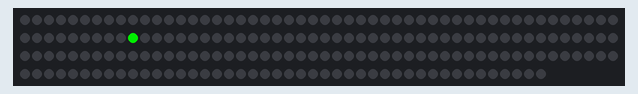
A sketch run on a simulated Arduino Uno, built with avr-gcc and run on an emulated ATmega328P. Parts: 194 RGB LEDs in strip order, left to right, continuing on the next row. Dim RGB values are drawn brighter than linear; colours are those a GRB WS2812 strip shows for the declared byte order; random numbers use the default seed unless the sketch sets one.

Above: at 0.17 s.
At 5.51 s:
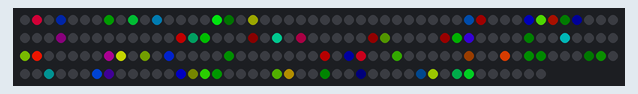
At 9.9 s:
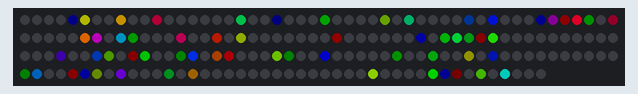
At 19.96 s:
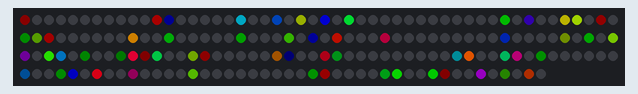
At 29.7 s:
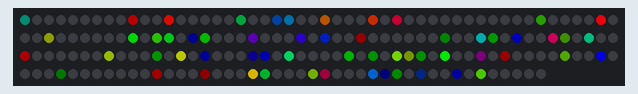
At 39.76 s:
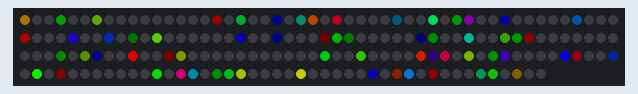

The sketch:

confetti.ino
```cpp
#include "FastLED.h"

#define NUM_LEDS 194
#define DATA_PIN 5

CRGB leds[NUM_LEDS];

static uint8_t huea = 0;
//CRGB rgb;
//#define NUM_COLORS 5

//CRGB colors[NUM_COLORS] = {(115,174,211), (62,71,91), (116,217,166), (245,145,97), (217,116,167)};

void setup() {
  // put your setup code here, to run once:
   // put your setup code here, to run once:
    LEDS.addLeds<WS2812,DATA_PIN,RGB>(leds,NUM_LEDS);
    LEDS.setBrightness(200);
    for(int i = 0; i < NUM_LEDS; i+=7) {
      leds[i] = CRGB::Black;
    }
    FastLED.show();
}

void loop() {
  // put your main code here, to run repeatedly:
//
//  leds[random8(NUM_LEDS)] = CRGB::Red;
//  fadeall();
//  FastLED.show();
//  delay(50);
  fadeall();
  leds[random8(NUM_LEDS)] = CHSV(huea,255,255);
  huea+=33;
  FastLED.show();
  delay(15);
//  leds[random8(NUM_LEDS)] = CHSV(69, 87, 28);
//  fadeall();
//  FastLED.show();
//  delay(50);
//  leds[random8(NUM_LEDS)] = CHSV(100, 67, 85);
//  fadeall();
//  FastLED.show();
//  delay(50);
//  leds[random8(NUM_LEDS)] = CHSV(19, 60, 96);
//  fadeall();
//  FastLED.show();
//  delay(50);
//  leds[random8(NUM_LEDS)] = CHSV(30, 93, 85);
//  FastLED.show();
//  delay(50);
}

void fadeall() {
  for(int i = 0; i < NUM_LEDS; i++) {
//      leds[i].nscale8(240);
      leds[i].fadeToBlackBy( 8 );
   }
}
```
